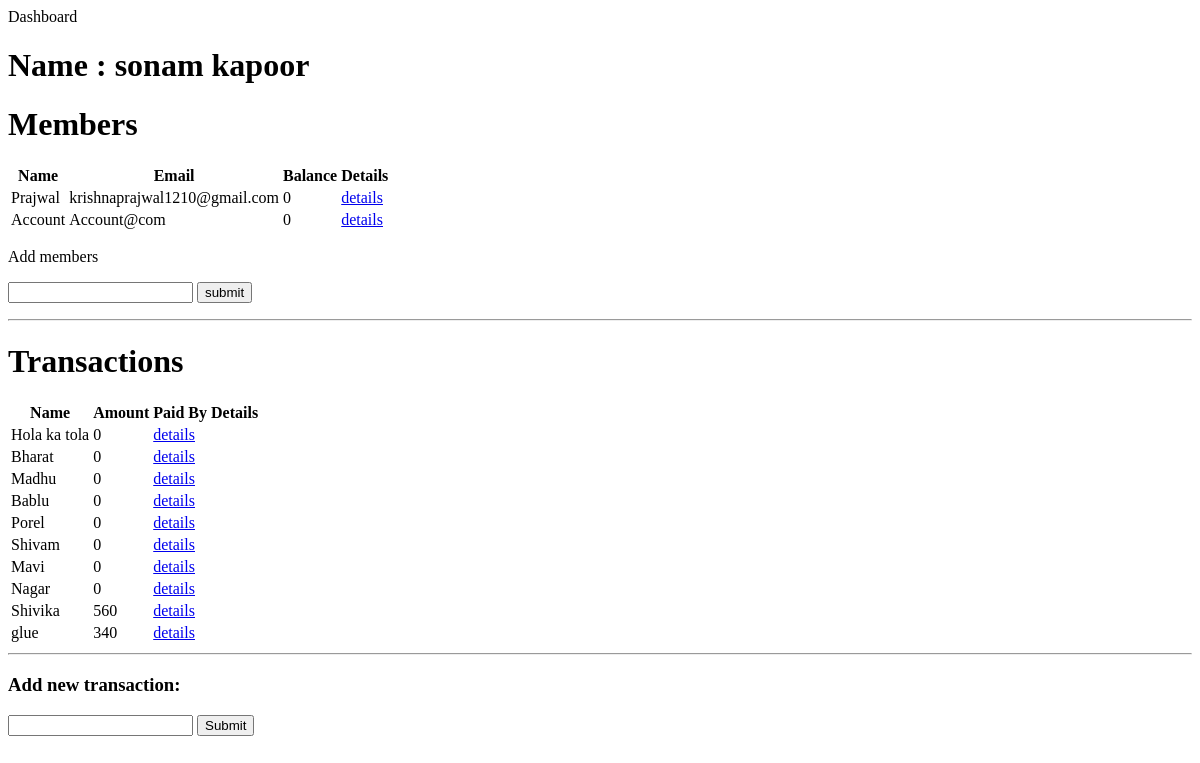
The page /group/5 (signed in) on the database as committed earlier.
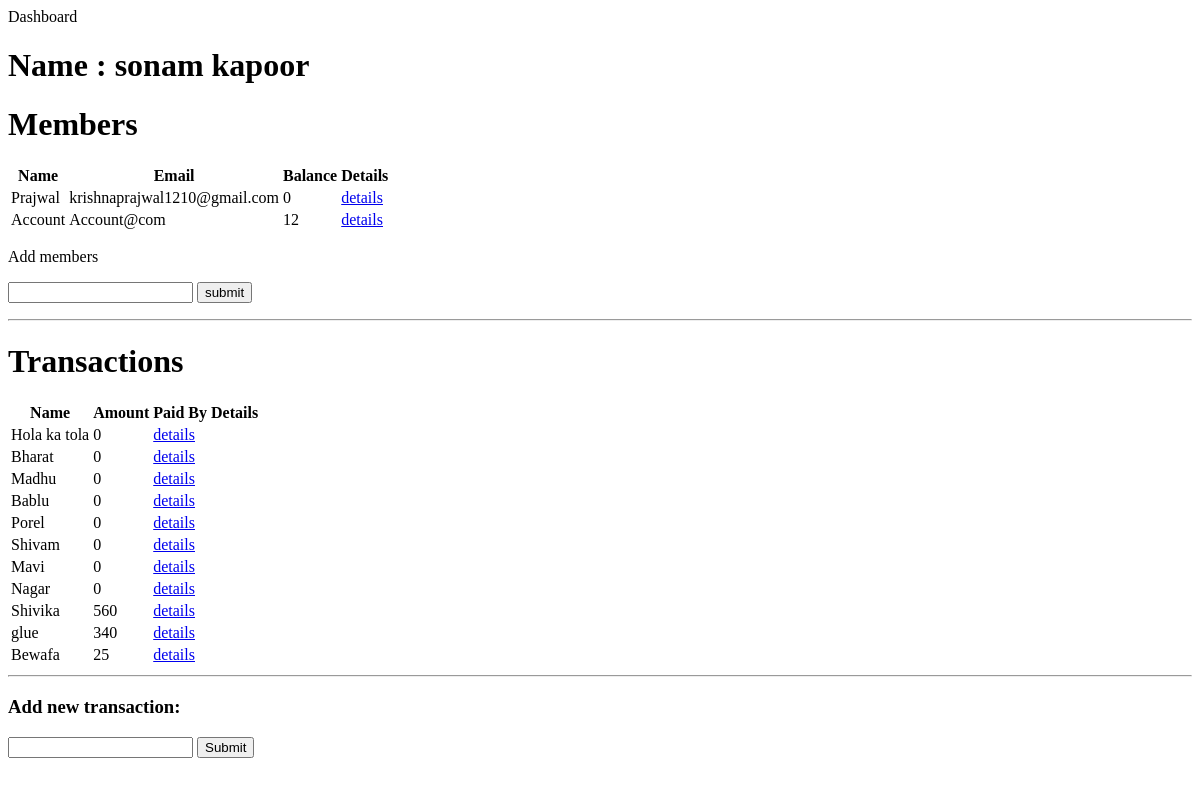
The same page on the database as committed later.
### tables this page shows
CREATE TABLE USERS (
                  user_id integer primary key autoincrement,
                  name text not null,
                  email text not null unique,
                  password text not null,
                  total_balance integer default 0,
                  unapproved_balance integer default 0,
                  approved_balance integer default 0,
                  friends text default ",");

CREATE TABLE GROUPTRANSACTIONS(
             groupTransaction_id integer primary key autoincrement,
             title text not null,
             group_id integer not null,
             amount integer default 0,
             FOREIGN KEY(group_id)
                 REFERENCES GROUPS(group_id)
            );

### main.py (the view)
@app.route('/group/<group_id>')
def renderGroup(group_id):
    if verifyGroupLogin(group_id):
        group = findGroupById(group_id)
        members = findAllMembersForGroupHomeRendering(group_id)
        transactions = findAllTransactionsForGroup(group_id)
        return render_template("group_home.html",name = group[2],memberList = members,transactionList = transactions,group_id = group[0])
    else:
        return redirect('/signIn')

### login.py (called while the page is built)
def findAllMemberIdsForGroup(group_id):
    member_ids = []
    conn = create_connection("database.db")
    curr = conn.cursor()
    curr.execute("SELECT user_id FROM MEMEBERSHIP WHERE(group_id) IS '{0}'".format(group_id))
    member_ids = curr.fetchall()
    conn.commit()
    conn.close()
    return member_ids

def findAllMembersForGroupHomeRendering(group_id):
    member_ids = []
    members = []
    conn = create_connection("database.db")
    curr = conn.cursor()
    curr.execute("SELECT user_id,amount FROM MEMEBERSHIP WHERE(group_id) IS '{0}'".format(group_id))
    member_ids = curr.fetchall()
    conn.commit()
    conn.close()
    for i in member_ids:
        user = findUserByUser_Id(i[0])
        members.append([[user[1],user[2],i[1]],i[0]])
    return members

def findAllTransactionsForGroup(group_id):
    transactions = []
    conn = create_connection("database.db")
    curr = conn.cursor()
    curr.execute("SELECT * FROM GROUPTRANSACTIONS WHERE(group_id) IS '{0}'".format(group_id))
    temp = curr.fetchall()
    for i in temp:
        transactions.append([[i[1],i[3]],i[0]])
    conn.commit()
    conn.close()
    return transactions

### templates/group_home.html (shortened to what this page needs)
<head>Dashboard</head>
<body>
<h1>Name : {{name}} </h1>
<h1>Members</h1>
<table>
<tr>
    <th>Name</th>
    <th>Email</th>
    <th>Balance</th>
    <th>Details</th>
</tr>
{% for i in memberList %}
<tr>
    {% for k in i %}
    {% if loop.index0==0 %}
        {% for j in k %}
            <td>{{j}}</td>
        {% endfor %}
    {% else %}
        <td><a href="/{{group_id}}/members/{{k}}">details</a></td>
    {% endif %}
    {% endfor %}
</tr>
{% endfor %}
</table>
<p>
    Add members
    <form action="{{url_for('establishMembership') }}" method="POST">
        <input type="text" name="email"/>
        <input type="submit" value="submit" />
    </form>
</p>
<hr/>
<h1>Transactions</h1>
<table>
<tr>
    <th>Name</th>
    <th>Amount</th>
    <th>Paid By</th>
    <th>Details</th>
</tr>
{% for i in transactionList %}
<tr>
    {% for k in i %}
    {% if loop.index0==0 %}
        {% for j in k %}
            <td>{{j}}</td>
        {% endfor %}
    {% else %}
    <td>
        <a href="/renderGroupTransaction/{{k}}">details</a>
    </td>
    {% endif %}
    {% endfor %}
</tr>
{% endfor %}
</table>
<hr/>
<h3>Add new transaction:</h3>
<form action = "{{url_for('addGroupTransaction')}}" method = 'POST'>
    <p>
        <input type = "text" name = "groupTransactionName"/>
        <input type="submit"/>
    </p>
</form>
</body>

Rows that differ between the two databases and show on the page:
added GROUPTRANSACTIONS: title "Bewafa", k "25"
Other text that changed with them:
list line gone: "0"
new list line: "12"
new list line: "details"
